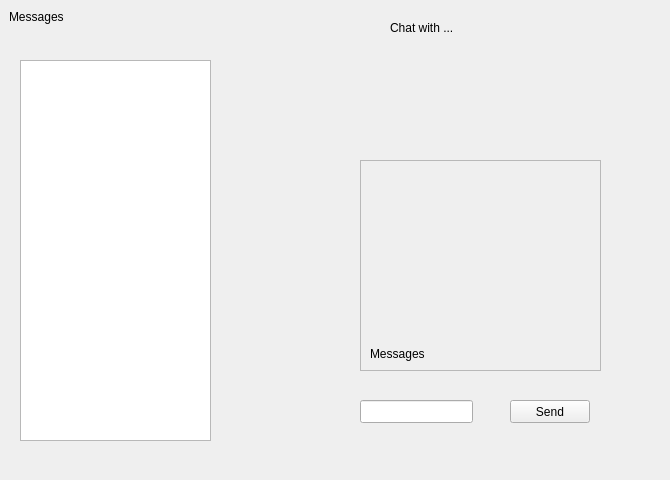
<?xml version="1.0" encoding="UTF-8"?>
<ui version="4.0">
 <class>messenger_page</class>
 <widget class="QWidget" name="messenger_page">
  <property name="geometry">
   <rect>
    <x>0</x>
    <y>0</y>
    <width>670</width>
    <height>480</height>
   </rect>
  </property>
  <property name="windowTitle">
   <string>Form</string>
  </property>
  <widget class="QLabel" name="header">
   <property name="geometry">
    <rect>
     <x>9</x>
     <y>9</y>
     <width>142</width>
     <height>16</height>
    </rect>
   </property>
   <property name="text">
    <string>Messages</string>
   </property>
  </widget>
  <widget class="QLabel" name="user_info">
   <property name="geometry">
    <rect>
     <x>390</x>
     <y>20</y>
     <width>111</width>
     <height>16</height>
    </rect>
   </property>
   <property name="text">
    <string>Chat with ...</string>
   </property>
  </widget>
  <widget class="QListWidget" name="friends_list">
   <property name="geometry">
    <rect>
     <x>20</x>
     <y>60</y>
     <width>191</width>
     <height>381</height>
    </rect>
   </property>
  </widget>
  <widget class="QScrollArea" name="messages_container">
   <property name="geometry">
    <rect>
     <x>360</x>
     <y>160</y>
     <width>241</width>
     <height>211</height>
    </rect>
   </property>
   <property name="widgetResizable">
    <bool>true</bool>
   </property>
   <widget class="QWidget" name="scrollAreaWidgetContents">
    <property name="geometry">
     <rect>
      <x>0</x>
      <y>0</y>
      <width>239</width>
      <height>209</height>
     </rect>
    </property>
    <layout class="QVBoxLayout" name="verticalLayout">
     <item>
      <widget class="QLabel" name="messages">
       <property name="text">
        <string>Messages</string>
       </property>
       <property name="alignment">
        <set>Qt::AlignBottom|Qt::AlignLeading|Qt::AlignLeft</set>
       </property>
      </widget>
     </item>
    </layout>
   </widget>
  </widget>
  <widget class="QLineEdit" name="message_input">
   <property name="geometry">
    <rect>
     <x>360</x>
     <y>400</y>
     <width>113</width>
     <height>23</height>
    </rect>
   </property>
  </widget>
  <widget class="QPushButton" name="send_button">
   <property name="geometry">
    <rect>
     <x>510</x>
     <y>400</y>
     <width>80</width>
     <height>23</height>
    </rect>
   </property>
   <property name="text">
    <string>Send</string>
   </property>
  </widget>
 </widget>
 <resources/>
 <connections/>
</ui>
